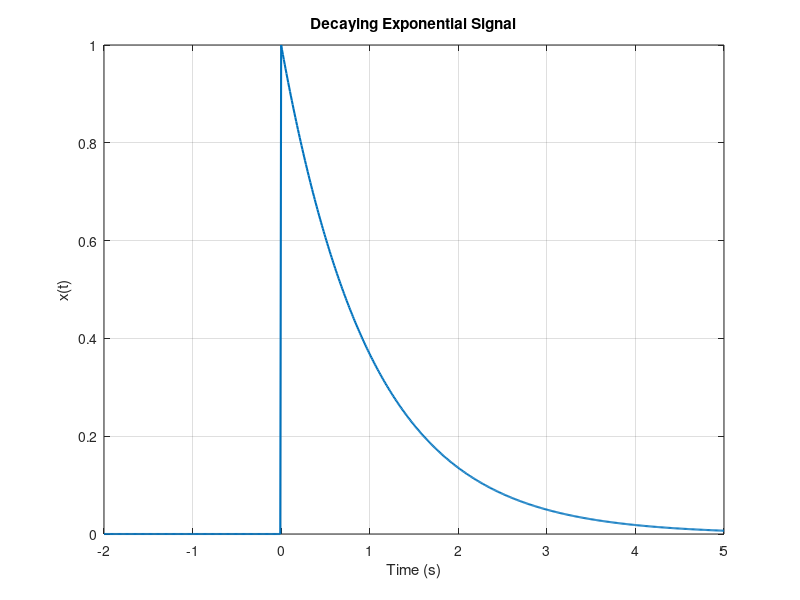

Source code (MATLAB):

clc;
clear;
close all;

t = -2:0.01:5;
x = exp(-t) .* double(t >= 0);

plot(t, x, 'LineWidth', 1.5);
grid on;
title('Decaying Exponential Signal');
xlabel('Time (s)');
ylabel('x(t)');
